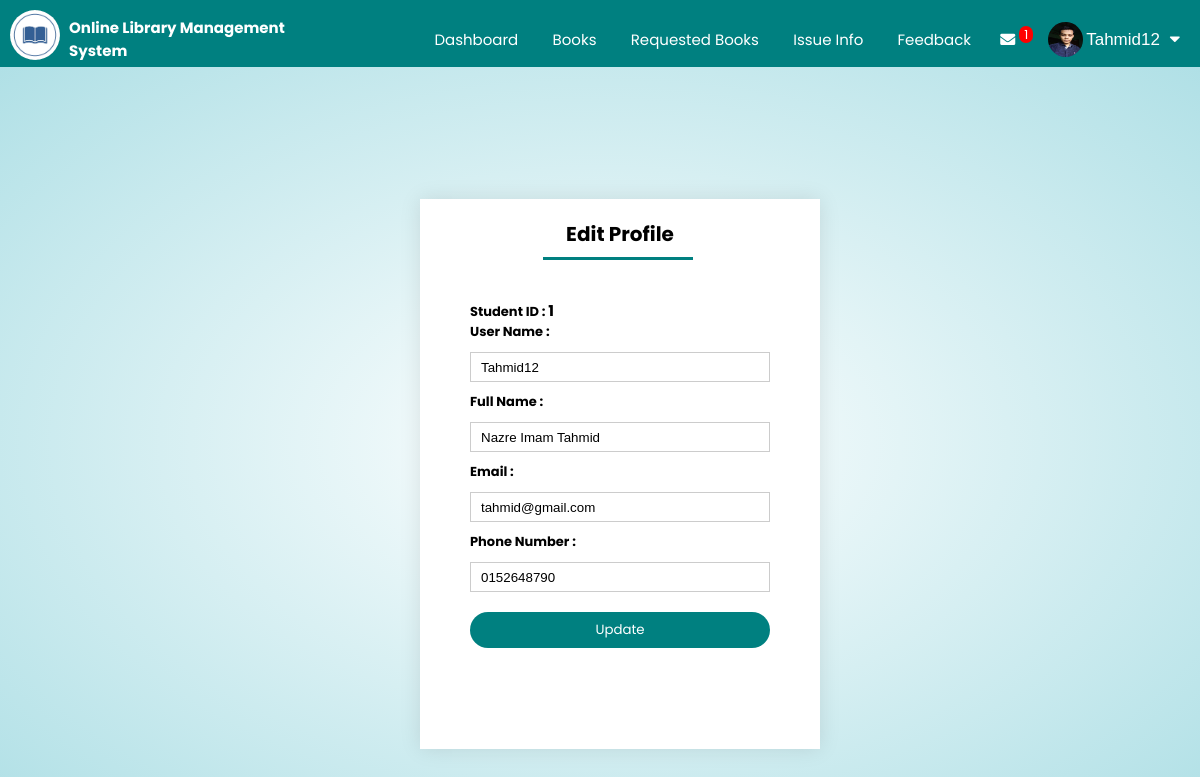
/edit_profile.php (signed in), run on the app's committed database.
### tables this page shows
CREATE TABLE `student` (
  `studentid` int(111) NOT NULL,
  `student_username` varchar(111) NOT NULL,
  `FullName` varchar(111) NOT NULL,
  `Email` varchar(111) NOT NULL,
  `Password` varchar(111) NOT NULL,
  `PhoneNumber` varchar(111) NOT NULL,
  `studentpic` varchar(100) NOT NULL
);

### edit_profile.php (the view, shortened to what this page needs)
<?php
	include "connection.php";
    include "student_navbar.php";
?>
<!DOCTYPE html>
<html lang="en">
<head>
    <link rel="stylesheet" href="https://cdnjs.cloudflare.com/ajax/libs/font-awesome/5.15.2/css/all.min.css" />
    <link rel="stylesheet" href="style.css?v=<?php echo time(); ?>">
</head>
<body>
    <div class="edit-profile-container">
    <?php
		$studentid=$_SESSION['studentid'];
		$q= "SELECT * FROM Student where  studentid='$_SESSION[studentid]'";
			$res=mysqli_query($db,$q) or die(mysqli_error());
		while($row=mysqli_fetch_assoc($res))
			{
				$student_username=$row['student_username'];
				$FullName=$row['FullName'];
				$Email=$row['Email'];
				$PhoneNumber=$row['PhoneNumber'];
			}
	?>
        <div class="form">
            <div class="form-container edit-form-container">
                <div class="form-btn">
                    <span onclick="login()" style="width: 100%;">Edit Profile</span>
                    <hr id="indicator" class="add-author">
                </div>
                <form action="" id="loginform" method="post" enctype="multipart/form-data">
                    <div class="label">
                        <label for="studentid">Student ID : </label>
                        <b style="font-size: 15px;">
                        <?php
			                echo $studentid;
			            ?>
                    </b><br>
                    </div>
                    <div class="label">
                        <label for="student_username">User Name : </label>
                    </div>
                    <input type="text"  name="student_username" value="<?php echo $student_username; ?>">
                    <div class="label">
                        <label for="FullName">Full Name : </label>
                    </div>
                    <input type="text"  name="FullName" value="<?php echo $FullName; ?>">
                    <div class="label">
                        <label for="Email">Email : </label>
                    </div>
                    <input type="email"  name="Email" value="<?php echo $Email; ?>">
                    <div class="label">
                        <label for="PhoneNumber">Phone Number : </label>
                    </div>
                    <input type="text" name="PhoneNumber" value="<?php echo $PhoneNumber; ?>">
                    <button type="submit" class="btn" name="change">Update</button>
                </form>
            </div>
        </div>
    </div>
</body>
</html>

### style.css (style rules this page uses)
html { scroll-behavior: smooth; }
* { margin: 0; padding: 0; box-sizing: border-box; }
body { font-family: 'Poppins', sans-serif; }
.btn { font-family: 'Poppins', sans-serif; }
.form { position: absolute; top: 55%; left: 35%; transform: translateY(-50%); text-align: center; }
.form-container { background: #fff; width: 400px; height: 500px; position: relative; padding: 20px 0; margin: auto; box-shadow: 0 0 20px 0px rgba(0,0,0,0.1); overflow: hidden; }
.form-container span { font-weight: bold; padding: 0 10px; cursor: pointer; width: 150px; display: inline-block; }
.form-btn { display: inline-block; }
.form-btn span { font-size: 20px; font-weight: bold; }
.form-container form { max-width: 400px; padding: 0 20px; position: absolute; top: 100px; transition: 1s; }
form input { width: 300px; height: 30px; margin: 10px 0; padding: 0 10px; border: 1px solid #ccc; }
.label { text-align: left; margin-left: 30px; font-size: 13px; }
form .btn { width: 300px; border: none; cursor: pointer; margin-top: 10px; margin-bottom: 10px; }
.edit-profile-container { background: radial-gradient(#fff,powderblue); width: 100%; padding-top: 50px; padding-bottom: 700px; }
.edit-profile-container .form label { text-align: left; font-weight: bold; }
.edit-profile-container .form-container { height: 450px; margin-top: 50px; }
.edit-profile-container .edit-form-container { height: 550px; }
#loginform { left: 0; }
.btn { display: inline-block; background-color: teal; color: #fff; padding: 8px 30px; border-radius: 30px; transition: background-color 0.4s; outline: none; }
#indicator { width: 150px; border: none; background: teal; height: 3px; margin-top: 8px; transition: 1s; transform: translateX(10px); }
.add-author { margin-right: 25px; }

### data on the page
student: student_username "Tahmid12", FullName "Nazre Imam Tahmid", Email "tahmid@gmail.com", PhoneNumber "0152648790"

### other printed values
$c['total'] "1"
$_SESSION['login_student_username'] "Tahmid12"
$studentid "1"
